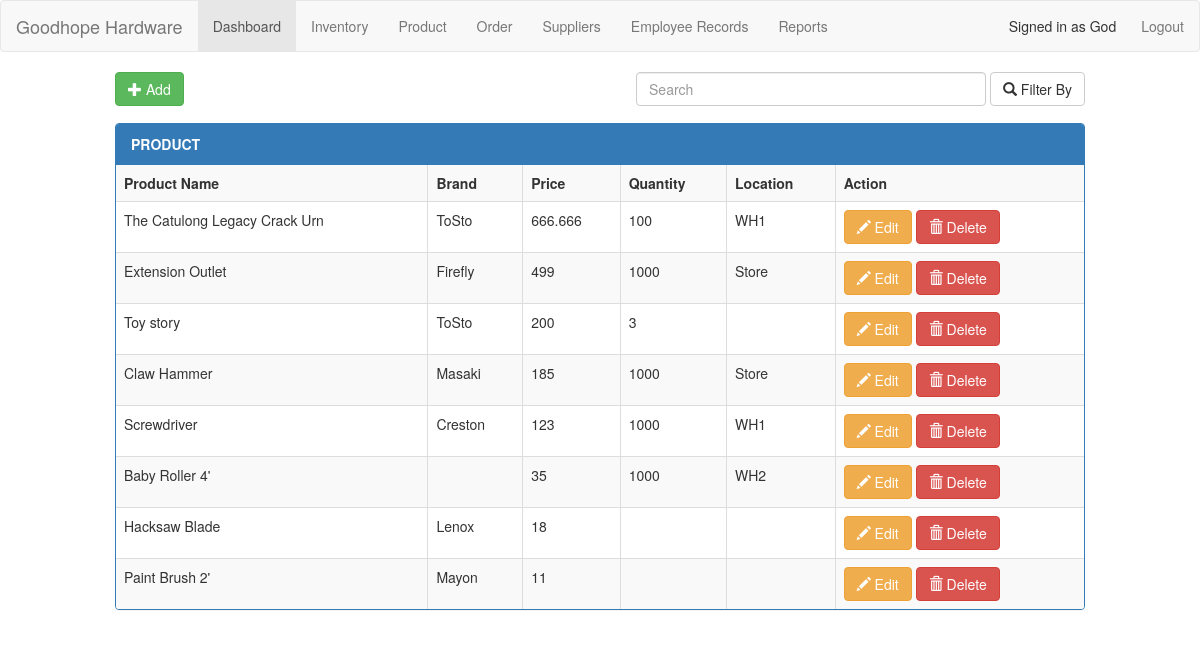
The page /index.php (signed in) on the database its author committed.
### tables this page shows
CREATE TABLE `inventory` (
  `inventory_Id` int(11) NOT NULL,
  `product_Id` int(11) NOT NULL,
  `manager_Id` int(11) NOT NULL,
  `shelf_Id` int(11) NOT NULL,
  `warehouse_Id` int(11) NOT NULL,
  `supplier_Id` int(11) NOT NULL,
  `product_Price` double NOT NULL,
  `date_Delivered` date NOT NULL,
  `quantity_Delivered` int(11) NOT NULL
);

CREATE TABLE `product` (
  `product_Id` int(11) NOT NULL,
  `product_warranty` varchar(50) NOT NULL,
  `retail_Price` double NOT NULL,
  `product_Name` varchar(100) NOT NULL,
  `product_Brand` varchar(100) NOT NULL
);

CREATE TABLE `warehouse` (
  `warehouse_Id` int(11) NOT NULL,
  `location` varchar(150) NOT NULL
);

### index.php (the view, shortened to what this page needs)
<?php
	$search_filter = "%%";
?>
<!DOCTYPE html>
<html lang='en'>
<head>
<link rel='stylesheet' href='css/bootstrap.min.css'>
</head>
<body>
<?php
    require "navbar.php";
?>
<div class='container-fluid'>
	<div class='row'>
		<div class='col-md-10 col-md-offset-1'>
            <?php
			if( $user_type == "Manager" ){
				echo "
				<a href = 'create.php'>
				<button class='btn btn-success' id='addbtn'>
					<span class='glyphicon glyphicon-plus'></span> Add
				</button>
				</a>
				";
			}
			?>
			<div class='pull-right'>
				<form class='form-inline' method='POST' action='index.php'>
					<input type='text' class='form-control' id='extend-search-bar' placeholder='Search' name='search_filter'>
					<button type='submit' class='btn btn-default'><span class='glyphicon glyphicon-search'></span> Filter By</button>
				</form>
			</div>
		</div>
	</div>
	<div class='row'>
		<div class='col-md-10 col-md-offset-1'>
		</div>
	</div>
	<div class='row'>
    	<div class='col-md-10 col-md-offset-1'>
		<div class='panel panel-primary'>
			<div class='panel-heading'>
				<strong>
					PRODUCT
				</strong>
			</div>
			<?php
			$query =
				"SELECT
                 product.product_Id AS 'id',
				 product.product_Name AS 'Product Name',
		 		 product.product_Brand AS 'Brand',
				 product.retail_Price AS 'Price',
				 warehouse.location AS 'Location',
                 inventory.quantity_delivered AS 'Quantity'
				 FROM product
				 LEFT JOIN inventory
				 ON product.product_Id = inventory.product_Id
				 LEFT JOIN warehouse
				 ON inventory.warehouse_Id = warehouse.warehouse_Id
				 WHERE product.product_Name
				 LIKE '{$search_filter}'
				 ORDER BY product.retail_Price DESC
				 ";
			$result = mysqli_query($db, $query) or die("Bad Query: $query");
			echo "<table class='table table-bordered table-striped'>";
			echo "
				<th>Product Name</th>
				<th>Brand</th>
				<th>Price</th>
                <th>Quantity</th>
				<th>Location</th>
            ";
			if( $user_type == "Manager" ){
				echo "<th>Action</th>";
			}
			while( $row = mysqli_fetch_assoc($result) ) {
				echo
				"<tr>
					<td> {$row['Product Name']} </td>
					<td> {$row['Brand']} </td>
					<td> {$row['Price']} </td>
                    <td> {$row['Quantity']}</td>
					<td> {$row['Location']} </td>
                ";
				if( $user_type == "Manager" ) {
				echo
				"  	<td>
						<a class='btn btn-warning' href='update.php?id={$row['id']}'>
							<span class='glyphicon glyphicon-pencil'></span>
							Edit
						</a>
						<a class='btn btn-danger' href='delete.php?id={$row['id']}'>
							<span class='glyphicon glyphicon-trash'></span>
							Delete
						</a>
					</td>
				";
				}
				echo "</tr>";
			}
			echo "</table>"
			?>
		</div>
		</div>
	</div>
</div>
</body>
</html>

### index.php (style rules this page uses)
body { height: 100%; }
.row { margin-bottom: 8px; }
#extend-search-bar { width: 350px; }

### rows shown on the page
inventory: product_Id.product_Name "The Catulong Legacy Crack Urn", product_Id.product_Brand "ToSto", product_Id.retail_Price "666.666", quantity_Delivered "100", warehouse_Id.location "WH1"
inventory: product_Id.product_Name "Extension Outlet", product_Id.product_Brand "Firefly", product_Id.retail_Price "499", quantity_Delivered "1000", warehouse_Id.location "Store"
inventory: product_Id.product_Name "Toy story", product_Id.product_Brand "ToSto", product_Id.retail_Price "200", quantity_Delivered "3"
inventory: product_Id.product_Name "Claw Hammer", product_Id.product_Brand "Masaki", product_Id.retail_Price "185", quantity_Delivered "1000", warehouse_Id.location "Store"
inventory: product_Id.product_Name "Screwdriver", product_Id.product_Brand "Creston", product_Id.retail_Price "123", quantity_Delivered "1000", warehouse_Id.location "WH1"
inventory: product_Id.product_Name "Baby Roller 4'", product_Id.retail_Price "35", quantity_Delivered "1000", warehouse_Id.location "WH2"
product: product_Name "Hacksaw Blade", product_Brand "Lenox", retail_Price "18"
product: product_Name "Paint Brush 2'", product_Brand "Mayon", retail_Price "11"

### other values the page prints
$user "God"
